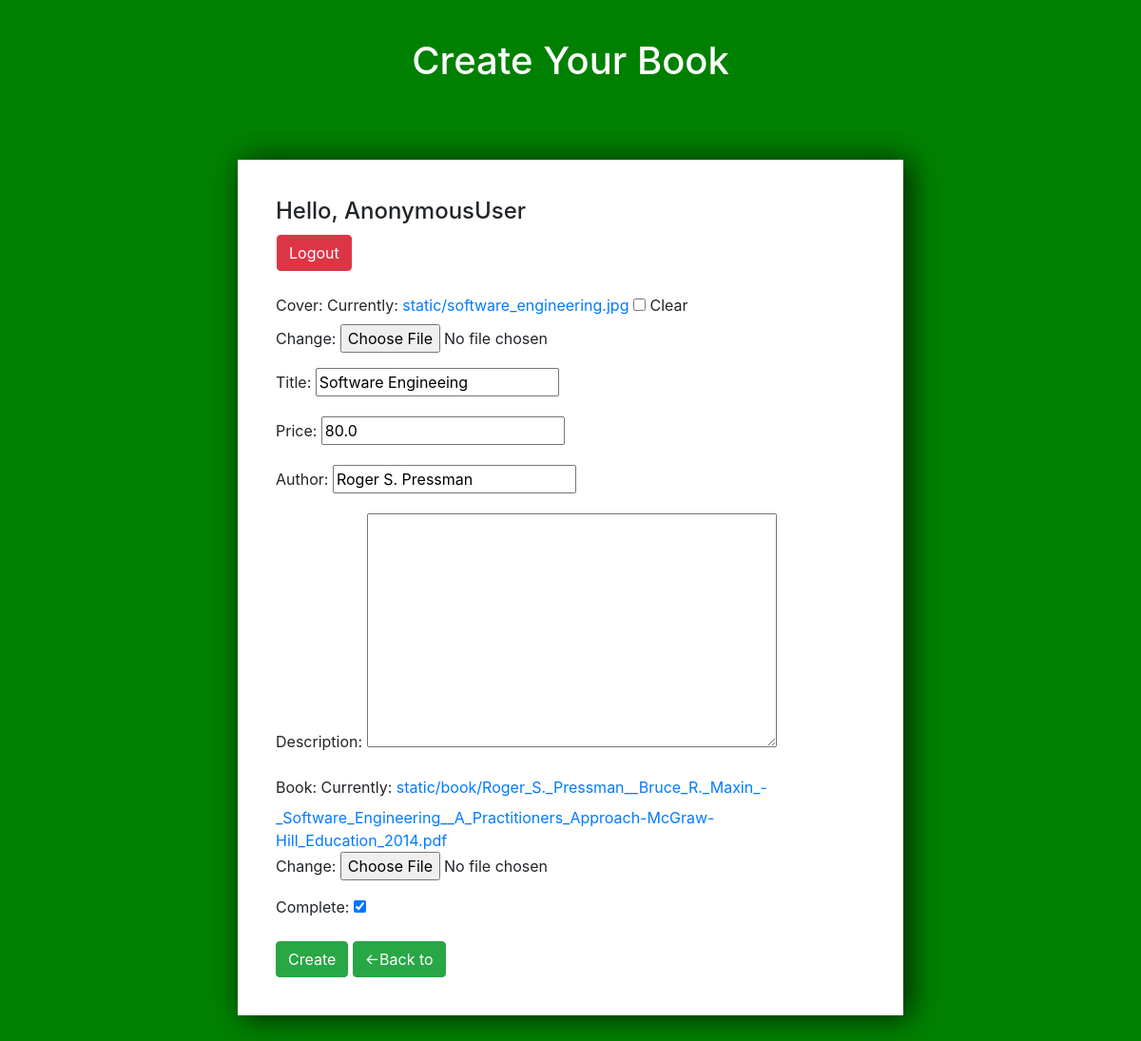
Screenshot of /update_book/24/ (signed in) with the database file from the repository.
### Booklist/models.py (models this page shows, shortened)
class BookTask(models.Model):
    user = models.ForeignKey(
        User,null=True,blank=True,on_delete=models.CASCADE)
    cover = models.ImageField(null=True,blank=True,upload_to="static")
    title = models.CharField(max_length=50)
    price = models.FloatField(max_length=20,null=True,blank=True)
    author = models.CharField(max_length=50,null=True,blank=True)
    description = models.TextField(null=True, blank=True)
    book = models.FileField(upload_to="static/book",null=True,max_length=1000)
    complete = models.BooleanField(default=False)
    created = models.DateField(auto_now_add=True)
    class Meta:
        ordering = ['complete']

### Booklist/views.py (the view, shortened to what this page needs)
# urls.py: path('update_book/<int:pk>/',UpdateBook.as_view(),name="update"),
class UpdateBook(LoginRequiredMixin,UpdateView):
    model = BookTask
    template_name = 'base/create.html'
    success_message = 'Your submission is successful!'
    success_url = reverse_lazy('index')
    form_class = BookForm
    login_url = '/login/'

### Booklist/forms.py
class BookForm(forms.ModelForm):
    class Meta:
        model = BookTask
        fields = ['cover','title','price','author','description','book','complete']

### templates/base/create.html (shortened to what this page needs)
<!DOCTYPE html>
<html lang="en">
<head>
    <link rel="stylesheet" href="https://maxcdn.bootstrapcdn.com/bootstrap/4.5.2/css/bootstrap.min.css">
</head>
<body>
<h1 style="padding: 40px;text-align: center;color: #fff">Create Your Book</h1>
<div class="box-element">
    {% if request.user.is_authenticated %}
        <h4 >Hello, {{ request.user }}</h4>
        <a style="margin-left: 1px;margin-top: 2px;" class="btn btn-danger" href="{% url 'logout' %}">Logout</a>
    {% else %}
        <a>Login</a>
    {% endif %}
    <br>
    <br>
    <form method="post" action=" " enctype="multipart/form-data">
        {{ form.as_p }}
        <input class="btn btn-success" type="submit" value="Create">
        <a class="btn btn-success" href="{% url 'index' %}">&#x2190;Back to</a>
    </form>
</div>
<br>
</body>
</html>

### templates/base/create.html (style rules this page uses)
body { background-color: green; }
.box-element { background-color: #fff; margin: 40px auto; width: 700px; padding: 40px; box-shadow: 6px 2px 30px 0px rgba(0, 0, 0, 0.75); }

### rows the page displays
BookTask: title "Software Engineeing", price "80.0", author "Roger S. Pressman", complete "☑"

### other values shown
{{ request.user }} "AnonymousUser"
